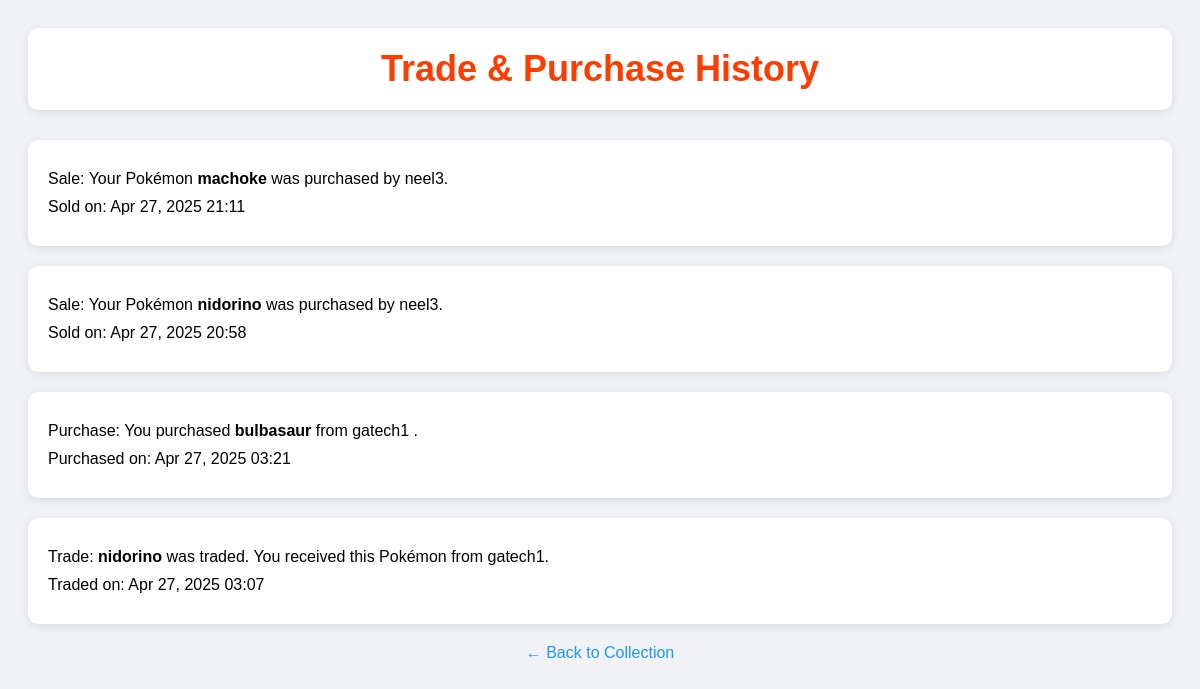
The app's page /trade_history/ (signed in) with its own data.
### collection/models.py (models this page shows, shortened)
class Purchase(models.Model):
    buyer = models.ForeignKey(User, on_delete=models.CASCADE, related_name='purchases')
    seller = models.ForeignKey(User, null=True, blank=True, on_delete=models.SET_NULL, related_name='sales')
    pokemon = models.ForeignKey(Pokemon, on_delete=models.CASCADE)
    price = models.IntegerField(default=1000)
    created_at = models.DateTimeField(auto_now_add=True)

class Pokemon(models.Model):
    name = models.CharField(max_length=100)
    type = models.CharField(max_length=50)
    date_received = models.DateTimeField(auto_now_add=True)
    is_favorite = models.BooleanField(default=False)
    owner = models.ForeignKey(User, on_delete=models.CASCADE, related_name='pokemons')
    poke_id = models.IntegerField(null=True, blank=True)
    is_listed = models.BooleanField(default=False)
    price = models.IntegerField(null=True, blank=True)

class TradeOffer(models.Model):
    seller = models.ForeignKey(
        User, on_delete=models.CASCADE, related_name='incoming_trade_offers'
    )
    buyer = models.ForeignKey(
        User, on_delete=models.CASCADE, related_name='outgoing_trade_offers'
    )
    listing = models.ForeignKey(
        Pokemon, on_delete=models.CASCADE, related_name='trade_offers'
    )
    offered_pokemon = models.ForeignKey(
        Pokemon, on_delete=models.CASCADE, related_name='offered_in_trade'
    )
    STATUS_CHOICES = [
        ('pending', 'Pending'),
        ('accepted', 'Accepted'),
        ('denied', 'Denied'),
    ]
    status = models.CharField(max_length=10, choices=STATUS_CHOICES, default='pending')
    created_at = models.DateTimeField(auto_now_add=True)

### collection/views.py (the view)
# urls.py: path('trade_history/', views.trade_history_view, name='trade_history'),
@login_required
def trade_history_view(request):
    from django.db.models import Q
    from .models import Purchase  # ensure Purchase is imported
    trade_offers = TradeOffer.objects.filter(
        Q(buyer=request.user) | Q(seller=request.user),
        status='accepted'
    )
    purchases = Purchase.objects.filter(Q(buyer=request.user) | Q(seller=request.user))
    history = []
    for t in trade_offers:
        history.append({
            'type': 'trade',
            'created_at': t.created_at,
            'data': t,
        })
    for p in purchases:
        event_type = 'purchase' if p.buyer == request.user else 'sale'
        history.append({
            'type': event_type,
            'created_at': p.created_at,
            'data': p,
        })
    history.sort(key=lambda x: x['created_at'], reverse=True)
    return render(request, 'trade_history.html', {'history': history})

### collection/templates/trade_history.html (shortened to what this page needs)
<!DOCTYPE html>
<html lang="en">
<head>
</head>
<body>
    <div class="header-box">
        <h2>Trade & Purchase History</h2>
    </div>
    <ul class="history-list">
        {% for event in history %}
            {% if event.type == 'trade' %}
                <li class="history-card">
                    <p>
                        Trade: <strong>{{ event.data.listing.name }}</strong> was traded.
                        {% if event.data.buyer == request.user %}
                            You received this Pokémon from {{ event.data.seller.username }}.
                        {% else %}
                            You sent your Pokémon {{ event.data.offered_pokemon.name }} to {{ event.data.buyer.username }}.
                        {% endif %}
                    </p>
                    <p>Traded on: {{ event.created_at|date:"M d, Y H:i" }}</p>
                </li>
            {% elif event.type == 'purchase' %}
                <li class="history-card">
                    <p>
                        Purchase: You purchased <strong>{{ event.data.pokemon.name }}</strong>
                        {% if event.data.seller %}
                            from {{ event.data.seller.username }}
                        {% else %}
                            from the system
                        {% endif %}.
                    </p>
                    <p>Purchased on: {{ event.created_at|date:"M d, Y H:i" }}</p>
                </li>
            {% elif event.type == 'sale' %}
                <li class="history-card">
                    <p>
                        Sale: Your Pokémon <strong>{{ event.data.pokemon.name }}</strong> was purchased by {{ event.data.buyer.username }}.
                    </p>
                    <p>Sold on: {{ event.created_at|date:"M d, Y H:i" }}</p>
                </li>
            {% endif %}
        {% empty %}
            <li class="history-card">
                <p>No trade or purchase events found.</p>
            </li>
        {% endfor %}
    </ul>
    <a href="{% url 'collection' %}" class="back-link">← Back to Collection</a>
</body>
</html>

### collection/templates/trade_history.html (style rules this page uses)
body { font-family: 'Poppins', Arial, sans-serif; background-color: #f0f2f5; padding: 20px; }
.header-box { background-color: white; padding: 20px; border-radius: 10px; text-align: center; margin-bottom: 30px; box-shadow: 0 2px 8px rgba(0,0,0,0.1); }
.header-box h2 { font-size: 36px; color: #ff3c00; margin: 0; }
.history-list { list-style: none; padding: 0; }
.history-card { background: white; border-radius: 10px; padding: 20px; margin-bottom: 20px; box-shadow: 0 2px 8px rgba(0,0,0,0.1); }
.history-card p { margin: 10px 0; }
.back-link { display: block; text-align: center; margin-top: 20px; color: #2196F3; text-decoration: none; }

### records on screen
Purchase: data.pokemon.name "machoke", data.buyer.username "neel3", created_at "Apr 27, 2025 21:11"
Purchase: data.pokemon.name "nidorino", data.buyer.username "neel3", created_at "Apr 27, 2025 20:58"
Purchase: data.pokemon.name "bulbasaur", data.seller.username "gatech1", created_at "Apr 27, 2025 03:21"
TradeOffer: data.listing.name "nidorino", data.seller.username "gatech1", created_at "Apr 27, 2025 03:07"
